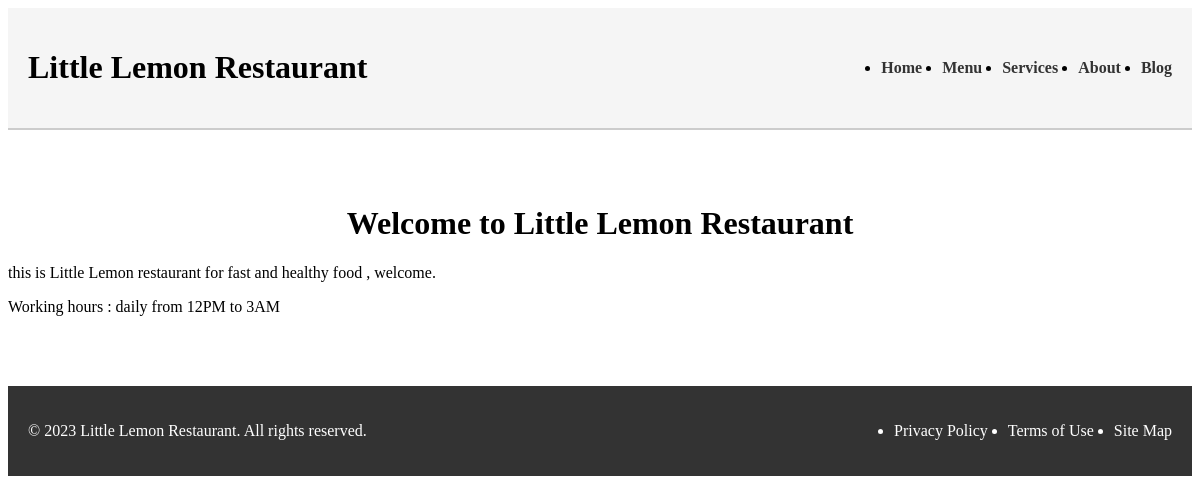
/home/, run on the app's committed database.
### restaurant/models.py (models this page shows, shortened)
class Restaurant(models.Model):
    name = models.CharField(max_length=30, default='')
    addresse = models.CharField(max_length=50 , default='')
    description = models.TextField(default='')
    email = models.CharField(max_length=50 , default='')
    working_hours = models.CharField(max_length=100 , default='')
    phone = models.CharField(max_length=30, default='')
    facebook_link = models.CharField(max_length=200 , default='')
    isntagram_link = models.CharField(max_length=200 , default='')

### restaurant/views.py (the view)
# urls.py: path('' , views.Home , name='home_page'),
def Home(request):
    context = {
        'Restaurant' : Restaurant.objects.first,
    }
    return render(request , 'home.html' , context)

### templates/home.html
{% extends 'base.html' %}
{% block page_content %}
  <h1 align="center" > Welcome to {{Restaurant.name}} Restaurant </h1>
  <p> {{Restaurant.description}} </p>
  <p> Working hours : {{Restaurant.working_hours}} </p>
{% endblock %}

### templates/base.html (style rules this page uses)
h1 { font-size: 2rem; font-weight: bold; }

### data on the page
Restaurant: name "Little Lemon", description "this is Little Lemon restaurant for fast and healthy food , welcome.", working_hours "daily from 12PM to 3AM"
